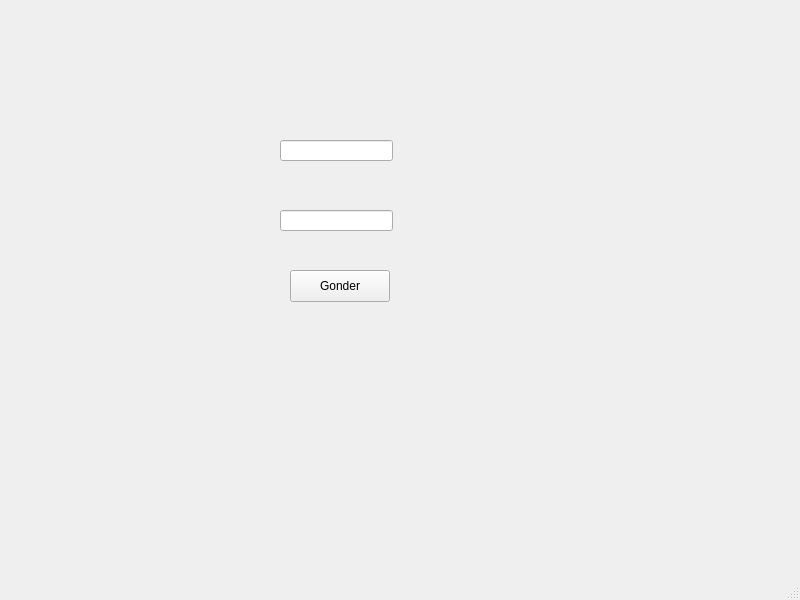
<?xml version="1.0" encoding="UTF-8"?>
<ui version="4.0">
 <class>MainWindow</class>
 <widget class="QMainWindow" name="MainWindow">
  <property name="geometry">
   <rect>
    <x>0</x>
    <y>0</y>
    <width>800</width>
    <height>600</height>
   </rect>
  </property>
  <property name="windowTitle">
   <string>MainWindow</string>
  </property>
  <widget class="QWidget" name="centralwidget">
   <widget class="QLineEdit" name="sembolno">
    <property name="geometry">
     <rect>
      <x>280</x>
      <y>210</y>
      <width>113</width>
      <height>21</height>
     </rect>
    </property>
   </widget>
   <widget class="QLineEdit" name="bolgeno">
    <property name="geometry">
     <rect>
      <x>280</x>
      <y>140</y>
      <width>113</width>
      <height>21</height>
     </rect>
    </property>
   </widget>
   <widget class="QPushButton" name="button">
    <property name="geometry">
     <rect>
      <x>290</x>
      <y>270</y>
      <width>100</width>
      <height>32</height>
     </rect>
    </property>
    <property name="text">
     <string>Gonder</string>
    </property>
   </widget>
  </widget>
  <widget class="QMenuBar" name="menubar">
   <property name="geometry">
    <rect>
     <x>0</x>
     <y>0</y>
     <width>800</width>
     <height>24</height>
    </rect>
   </property>
  </widget>
  <widget class="QStatusBar" name="statusbar"/>
 </widget>
 <resources/>
 <connections/>
</ui>
